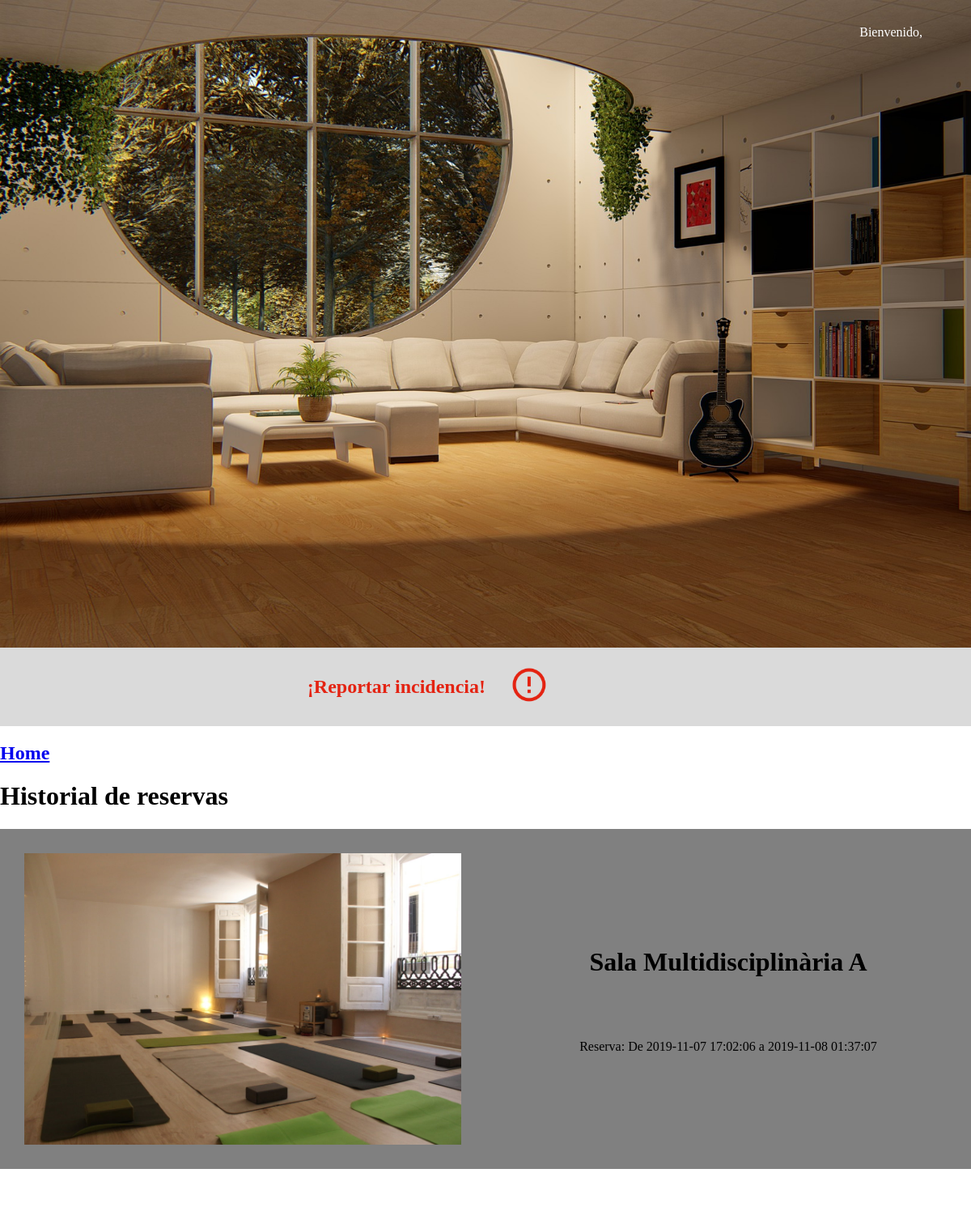
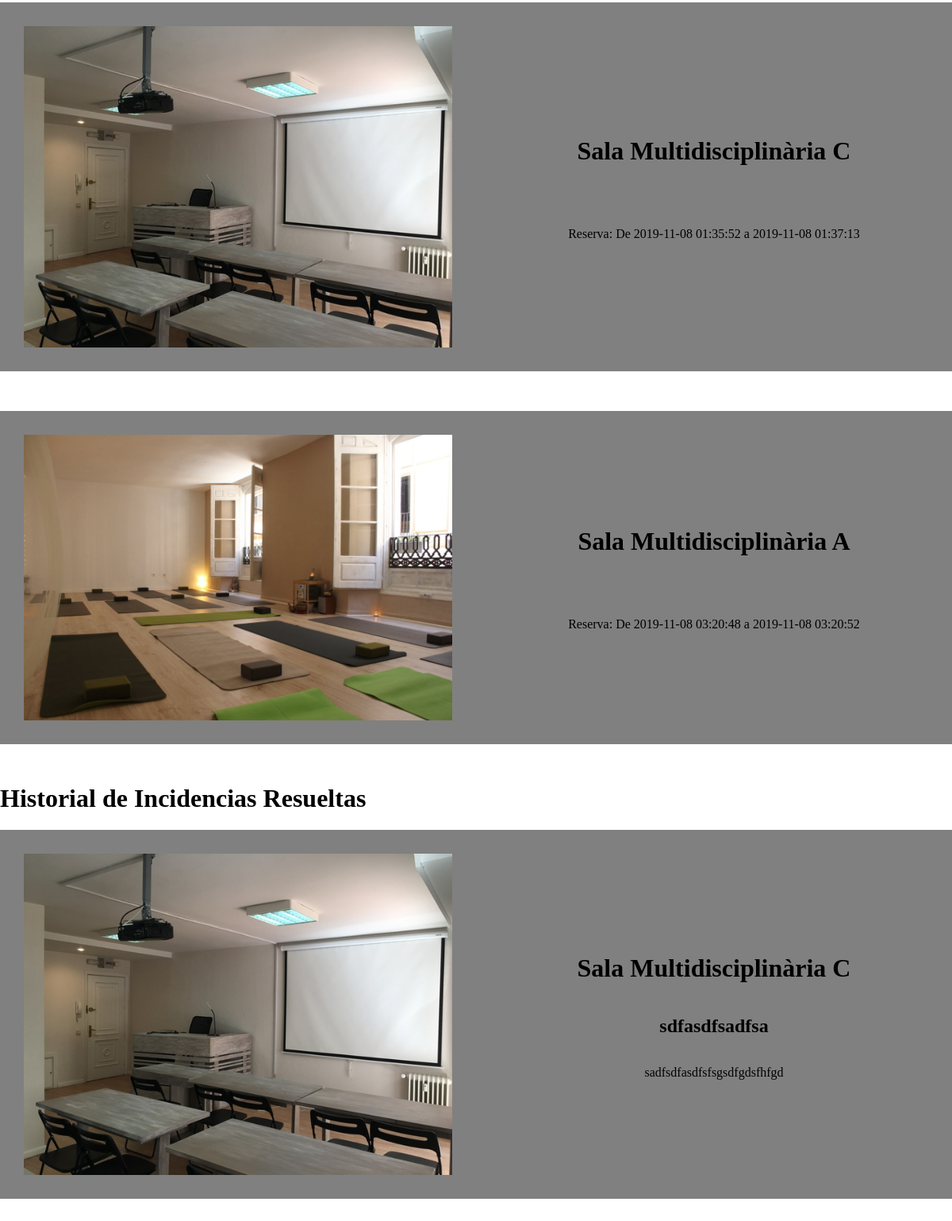
The app's page /perfil.php?variableid=3 with its own data (2 pictures, top to bottom).
### tables this page shows
CREATE TABLE `reserva` (
  `id_reserva` int(11) NOT NULL,
  `fecha_ini_res` date NOT NULL,
  `fecha_fin_res` date DEFAULT NULL,
  `hora_ini_res` time NOT NULL,
  `hora_fin_res` time DEFAULT NULL,
  `status_res` enum('progress','done') NOT NULL,
  `id_usuario` int(11) NOT NULL,
  `id_recursos` int(11) NOT NULL
);

CREATE TABLE `recursos` (
  `id_recurso` int(11) NOT NULL,
  `nom_rec` varchar(50) NOT NULL,
  `disp_rec` enum('Disponible','Ocupado') NOT NULL,
  `tipo_rec` enum('Sala Multidisciplinaria','Sala Informatica','Taller de Cocina','Despacho','Sala de actos','Sala de reuniones','Proyector','Portatil','Movil') NOT NULL,
  `imagen_rec` varchar(100) NOT NULL,
  `desc_rec` text NOT NULL
);

CREATE TABLE `incidencia` (
  `id_incidencia` int(11) NOT NULL,
  `titulo_inci` varchar(50) NOT NULL,
  `descrip_ini` text NOT NULL,
  `fecha_ini_inc` date NOT NULL,
  `fecha_fin_inc` date DEFAULT NULL,
  `hora_ini_inc` time NOT NULL,
  `hora_fin_inc` time DEFAULT NULL,
  `status_inc` enum('progress','done') NOT NULL,
  `id_reserva` int(11) NOT NULL
);

### perfil.php (the view, shortened to what this page needs)
<!DOCTYPE html>
<html>
<head>
    <link rel="stylesheet" type="text/css" href="css/estilos.css">
</head>
<body>
<?php
include "./login/services/connection.php";
$varid = $_REQUEST['variableid'];
$sql = "SELECT * FROM `reserva` INNER JOIN `recursos` ON `reserva`.`id_recursos` = `recursos`.`id_recurso` WHERE `reserva`.`id_usuario`='$varid'";
$sqlHistorial  = "SELECT * FROM `incidencia` INNER JOIN `reserva` ON `incidencia`.`id_reserva` = `reserva`.`id_reserva` INNER JOIN `recursos` ON `reserva`.`id_recursos` = `recursos`.`id_recurso` WHERE `id_usuario`='$varid'";
$result_query = mysqli_query($conn, $sql) or die("Algo ha ido mal en la consulta a la base de datos");
$result_queryHist = mysqli_query($conn, $sqlHistorial) or die("Algo ha ido mal en la consulta a la base de datos");
$cont=0;
?>
    <div class="header">
        <div class="head logo">
        </div>
        <div class="head login">
            <a href="./login/index.php">
                <p>Bienvenido, <?php echo $_SESSION['nombre']; ?> </p>
            </a>
        </div>
    </div>
    <div class="home">
        <div class="division left">
        </div>
        <div class="division right">
        </div>
    </div>
      <div class="div-incid">
        <div class="par-incid">
            <a href="incidencia.php?variableid=<?php echo $_REQUEST['variableid']; ?>"><h2>¡Reportar incidencia!</h2></a>
        </div>
        <div class="par-incid">
            <img src="./img/incidencias/logo-incid.png">
        </div>
    </div>
    <a href="home.php?variableid=<?php echo $_REQUEST['variableid']; ?>"><h2>Home</h2></a>
    <h1>Historial de reservas</h1>
    <?php
    while ($row = mysqli_fetch_array($result_query)) {
        ?>
        <div class="content">
            <div class="cont-recursos">
                <div class="rec-unico">
                    <div class="rec-part">
                        <img src=<?php echo $row['imagen_rec']; ?> style="object-fit: cover;">
                    </div>
                    <div class="rec-part">
                        <h1><?php echo $row['nom_rec']; ?></h1>
                        <p>Reserva: De <?php echo $row['fecha_ini_res']; ?> <?php echo $row['hora_ini_res']; ?> a <?php echo $row['fecha_fin_res']; ?> <?php echo $row['hora_fin_res']; ?></p>
                    </div>
                </div>
            </div>
        </div style="height: 500px;">
    <?php
    }
    while ($row = mysqli_fetch_array($result_queryHist)) {
        $cont=$cont+1;
        if($cont == 1){
            ?><h1>Historial de Incidencias Resueltas</h1><?php
        }
        ?>
        <div class="content">
            <div class="cont-recursos">
                <div class="rec-unico">
                    <div class="rec-part">
                        <img src=<?php echo $row['imagen_rec']; ?> style="object-fit: cover;">
                    </div>
                    <div class="rec-part">
                        <h1><?php echo $row['nom_rec']; ?></h1>
                        <h2><?php echo $row['titulo_inci']; ?></h2>
                        <p><?php echo $row['descrip_ini']; ?></p>
                    </div>
                </div>
            </div>
        </div style="height: 500px;">
    <?php
    }
    ?>
</body>
</html>

### css/estilos.css (style rules this page uses)
body { font-family: 'Raleway'; overflow-x: hidden; margin: 0; padding: 0; }
.header { width: 100%; display: flex; position: absolute; }
.header .head { width: 50%; }
.header .head a { float: right; }
.header .login { padding: 15px 60px; }
.header .login a { text-decoration: none; }
.header .login p { color: white; text-decoration: none; }
.home { background: url('bg/5.jpg'); background-size: cover; background-position: left; height: 100vh; width: 100%; display: flex; }
.home .division { width: 50%; }
.home .division.left { display: flex; flex-flow: column; align-items: center; justify-content: center; padding: 5%; }
.content .cont-recursos .rec-unico { background-color: grey; margin-bottom: 50px; display: flex; }
.content .cont-recursos .rec-unico .rec-part { padding: 30px; width: 50%; display: flex; flex-flow: column nowrap; align-items: center; justify-content: center; }
.content .cont-recursos .rec-unico .rec-part img { width: 100%; }
.div-incid { width: 100%; background-color: #dadada; display: flex!important; flex-flow: row; align-items: center; justify-content: center; padding: 15px 0; }
.div-incid .par-incid { width: 20%; }
.div-incid .par-incid h2 { color: #e42312; float: right; }
.div-incid .par-incid img { margin-left: 30px; width: 20%; transition: 0.5s; }

### records on screen
reserva: id_recursos.imagen_rec (picture), id_recursos.nom_rec "Sala Multidisciplinària A", fecha_ini_res "2019-11-07", hora_ini_res "17:02:06", fecha_fin_res "2019-11-08", hora_fin_res "01:37:07"
reserva: id_recursos.imagen_rec (picture), id_recursos.nom_rec "Sala Multidisciplinària C", fecha_ini_res "2019-11-08", hora_ini_res "01:35:52", fecha_fin_res "2019-11-08", hora_fin_res "01:37:13"
reserva: id_recursos.imagen_rec (picture), id_recursos.nom_rec "Sala Multidisciplinària A", fecha_ini_res "2019-11-08", hora_ini_res "03:20:48", fecha_fin_res "2019-11-08", hora_fin_res "03:20:52"
incidencia: recursos.imagen_rec (picture), recursos.nom_rec "Sala Multidisciplinària C", titulo_inci "sdfasdfsadfsa", descrip_ini "sadfsdfasdfsfsgsdfgdsfhfgd"
